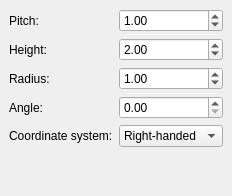
        <widget class="QWidget" name="page8_helix">
         <layout class="QGridLayout">
          <property name="margin">
           <number>9</number>
          </property>
          <property name="spacing">
           <number>6</number>
          </property>
          <item row="1" column="0">
           <spacer>
            <property name="orientation">
             <enum>Qt::Vertical</enum>
            </property>
            <property name="sizeHint" stdset="0">
             <size>
              <width>20</width>
              <height>40</height>
             </size>
            </property>
           </spacer>
          </item>
          <item row="0" column="0">
           <layout class="QGridLayout">
            <property name="margin">
             <number>0</number>
            </property>
            <property name="spacing">
             <number>6</number>
            </property>
            <item row="2" column="0">
             <widget class="QLabel" name="label_9">
              <property name="text">
               <string>Radius:</string>
              </property>
             </widget>
            </item>
            <item row="0" column="0">
             <widget class="QLabel" name="label_7">
              <property name="text">
               <string>Pitch:</string>
              </property>
             </widget>
            </item>
            <item row="2" column="1">
             <widget class="QDoubleSpinBox" name="helixRadius">
              <property name="maximum">
               <double>1000.000000000000000</double>
              </property>
              <property name="value">
               <double>1.000000000000000</double>
              </property>
             </widget>
            </item>
            <item row="0" column="1">
             <widget class="QDoubleSpinBox" name="helixPitch">
              <property name="maximum">
               <double>1000.000000000000000</double>
              </property>
              <property name="value">
               <double>1.000000000000000</double>
              </property>
             </widget>
            </item>
            <item row="1" column="1">
             <widget class="QDoubleSpinBox" name="helixHeight">
              <property name="maximum">
               <double>1000.000000000000000</double>
              </property>
              <property name="value">
               <double>2.000000000000000</double>
              </property>
             </widget>
            </item>
            <item row="1" column="0">
             <widget class="QLabel" name="label_8">
              <property name="text">
               <string>Height:</string>
              </property>
             </widget>
            </item>
            <item row="3" column="0">
             <widget class="QLabel" name="label_20">
              <property name="text">
               <string>Angle:</string>
              </property>
             </widget>
            </item>
            <item row="3" column="1">
             <widget class="QDoubleSpinBox" name="helixAngle">
              <property name="minimum">
               <double>0.000000000000000</double>
              </property>
              <property name="maximum">
               <double>89.989999999999995</double>
              </property>
              <property name="singleStep">
               <double>1.000000000000000</double>
              </property>
              <property name="value">
               <double>0.000000000000000</double>
              </property>
             </widget>
            </item>
            <item row="4" column="0">
             <widget class="QLabel" name="label_15">
              <property name="text">
               <string>Coordinate system:</string>
              </property>
             </widget>
            </item>
            <item row="4" column="1">
             <widget class="QComboBox" name="helixLocalCS">
              <item>
               <property name="text">
                <string>Right-handed</string>
               </property>
              </item>
              <item>
               <property name="text">
                <string>Left-handed</string>
               </property>
              </item>
             </widget>
            </item>
           </layout>
          </item>
         </layout>
        </widget>
